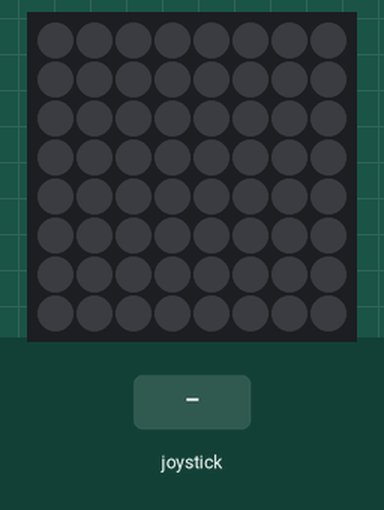
A program run on a simulated Raspberry Pi (BCM pin numbers) with a Sense HAT. Parts: the Sense HAT's 8×8 RGB LED matrix. Inputs (shaded band) come from the test bench. Dim RGB values are drawn brighter than linear; random numbers come from a fixed seed; the pygame window is not drawn; what the program prints to the terminal is not drawn.

Above: at 1.2 s.
1.3 s: joystick clicked
At 1.6 s:
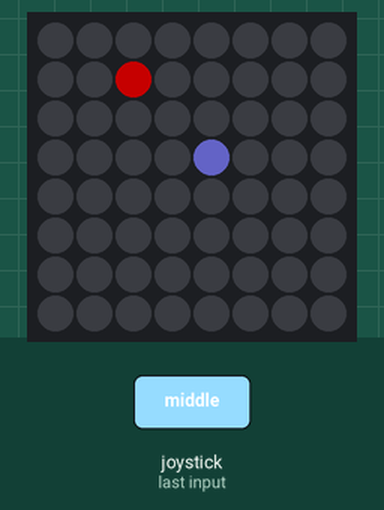
3.4 s: joystick pushed left
At 3.6 s:
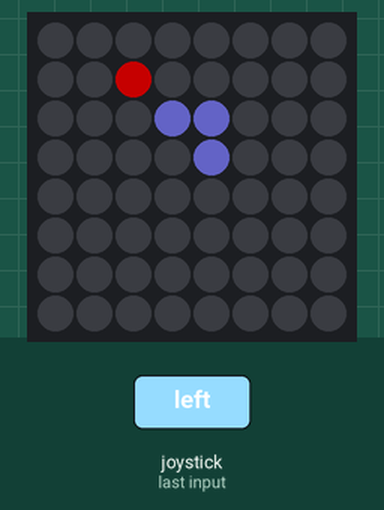
5.6 s: joystick pushed up
At 5.8 s:
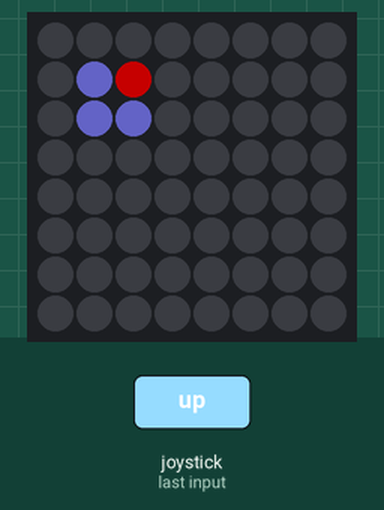
7.8 s: joystick pushed right
At 8.21 s:
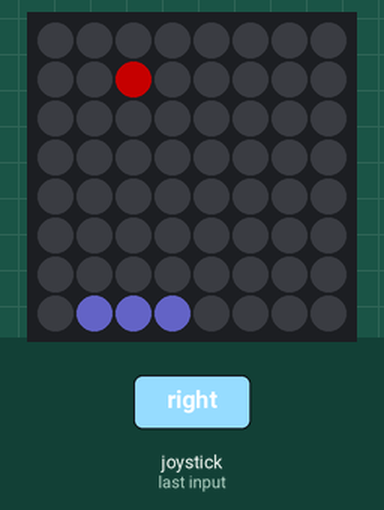
10.2 s: joystick pushed down
At 10.61 s:
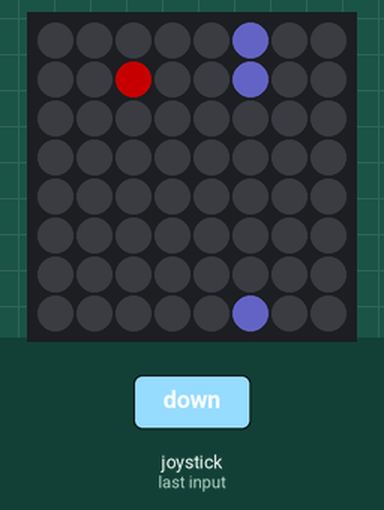
12.4 s: joystick pushed left
At 12.82 s:
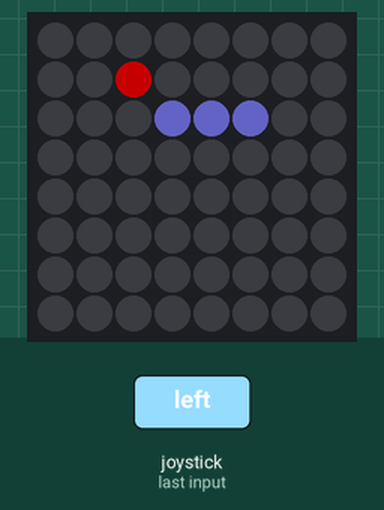
Timing chart, 0 to 15.0 s (numbered marks = the images above; inputs shaded):
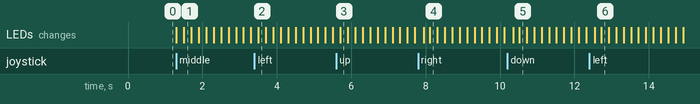

The program:

pisnake.py
```python
#Martin O'Hanlon
#www.stuffaboutcode.com
#Astro Pi Snake
#====================================================
#Modified by Raynard
#For the snake can go through the walls now
#raynard@rasenn.com
from random import randint
from astro_pi import AstroPi
from time import sleep
import pygame
from pygame.locals import *

class AstroPiSnake():
    UP = 0
    DOWN = 1
    RIGHT = 2
    LEFT = 3

    BACKCOL = [0,0,0]
    SNAKECOL = [50, 50, 100]
    APPLECOL = [100, 0, 0]

    def __init__(self):
        pygame.init()
        pygame.display.set_mode((640, 480))

        self.ap = AstroPi()

    def startGame(self):
        self.ap.clear(self.BACKCOL)
        self.direction = self.UP
        self.length = 3
        self.tail = []
        self.tail.insert(0, [4, 4])
        self.createApple()
        self.score = 0

        playing = True
        while(playing):
            sleep(0.2)
            for event in pygame.event.get():
                if event.type == KEYDOWN:
                    self._handle_event(event)
            playing = self.move()

        self.ap.clear()

    def _handle_event(self, event):
        if event.key == pygame.K_DOWN:
            self.down()
        elif event.key == pygame.K_UP:
            self.up()
        elif event.key == pygame.K_LEFT:
            self.left()
        elif event.key == pygame.K_RIGHT:
            self.right()

    def createApple(self):
        badApple = True
        #try and fnd a location for the apple
        while(badApple):
            x = randint(0, 7)
            y = randint(0, 7)
            badApple = self.checkCollision(x, y)
        self.apple = [x, y]
        self.ap.set_pixel(x, y, self.APPLECOL)

    def checkCollision(self, x, y):
        #is this outside the screen
        if x > 7 or x < 0 or y > 7 or y < 0:
            return True
        else:
            #or in the snakes tail
            for segment in self.tail:
                if segment[0] == x and segment[1] == y:
                    return True
            else:
                return False

    def addSegment(self, x, y):
        #create the new segment of the snake
        self.ap.set_pixel(x, y, self.SNAKECOL)
        self.tail.insert(0, [x, y])

        #do I need to clear a segment
        if len(self.tail) > self.length:
            lastSegment = self.tail[-1]
            self.ap.set_pixel(lastSegment[0], lastSegment[1], self.BACKCOL)
            self.tail.pop()

    def move(self):
        #work out where the new segment of the snake will be
        newSegment = [self.tail[0][0], self.tail[0][1]]
        if self.direction == self.UP:
            if newSegment[1]==0:
                newSegment[1]=7
            else:
                newSegment[1] -= 1
        elif self.direction == self.DOWN:
        	if newSegment[1]==7:
        		newSegment[1]=0
        	else:
	            newSegment[1] += 1
        elif self.direction == self.LEFT:
        	if newSegment[0]==0:
        		newSegment[0]=7
        	else:
	            newSegment[0] -= 1
        elif self.direction == self.RIGHT:
        	if newSegment[0]==7:
        		newSegment[0]=0
        	else:
	            newSegment[0] += 1

        if self.checkCollision(newSegment[0], newSegment[1]):
            #game over
            snakehead = self.tail[0]
            for flashHead in range(0,5):
                self.ap.set_pixel(snakehead[0], snakehead[1], self.SNAKECOL)
                sleep(0.2)
                self.ap.set_pixel(snakehead[0], snakehead[1], self.BACKCOL)
                sleep(0.2)
            self.ap.show_message("Score = {}".format(self.score), text_colour = self.APPLECOL)

        else:
            self.addSegment(newSegment[0], newSegment[1])

            #has the snake eaten the apple?
            if newSegment[0] == self.apple[0] and newSegment[1] == self.apple[1]:
                self.length += 1
                self.score += 10
                self.createApple()

            return True

    def up(self):
        if self.direction != self.DOWN:
            self.direction = self.UP

    def down(self):
        if self.direction != self.UP:
            self.direction = self.DOWN

    def left(self):
        if self.direction != self.RIGHT:
            self.direction = self.LEFT

    def right(self):
        if self.direction != self.LEFT:
            self.direction = self.RIGHT

if __name__ == "__main__":

    snake = AstroPiSnake()
    print("Press Escape to quit")
    print("Press Joystick to start")

    running = True

    while running:
        for event in pygame.event.get():
            if event.type == pygame.QUIT:
                running = False
            if event.type == KEYDOWN:
                if event.key == K_ESCAPE:
                    running = False
                elif event.key == pygame.K_RETURN:
                    snake.startGame()
```

Measured:
- after the input at 1.3 s, the LEDs: first change at once (image 1 shows a later state)
